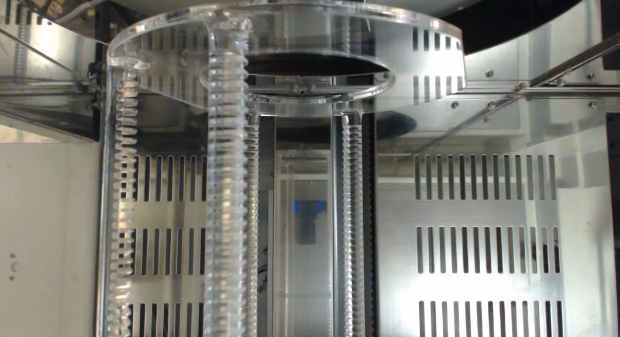
#> input picture data/calibration/sample_template.png, 620 x 337 px; its folder holds only this picture in this run
$ python -i hough_script.py   (imports and definitions only)   (older library calls are emulated)
#> lines starting #> are read from the running program, lines starting #| are printed output that depends on the picture
### src/loadpic.py
#-*- coding: utf-8 -*-

import cv2
import os


def load_allpath(path):
    res = []

    for root, dirs, files in os.walk(path):
        for file in files:
            if file[0] is '.':
                continue
            filepath = os.path.join(root, file)
            res.append(filepath)
    return res

def load_pics(dir):
    paths = load_allpath(dir)
#> further down, picture is the input picture: shape (337, 620, 3); mean B, G, R 117.8, 124.4, 124.6
    imgs = []

    for path in paths:
        imgs.append(cv2.imread(path))

    return imgs

### prev_script/hough_script.py
import cv2
from src.loadpic import load_pics
from src.visualize.visualizer_numpy import show_mbyn_images
import numpy as np


def imshow_(img):
    cv2.imshow('processing',img)
    cv2.waitKey(0)

def randomcolor():
    import random
    import math
    r = math.floor(random.random() * 255)
    g = math.floor(random.random() * 255)
    b = math.floor(random.random() * 255)

    return (r,g,b)

def drawcontour(rgb, gray):
    img2, contours, hierarchy = cv2.findContours(gray.copy(), cv2.RETR_CCOMP, cv2.CHAIN_APPROX_NONE)

    for c in contours:
        peri = cv2.arcLength(c, True)
        approx = cv2.approxPolyDP(c, 0.02 * peri, True)

        area = cv2.contourArea(c)
        x, y, w, h = cv2.boundingRect(c)
        aspectratio = float(w) / h
        height, width = gray.shape
        pick_area = w * h
        total_area = width * height
        #extent = float(pick_area) / total_area
        extent = float(area) / total_area

        #if len(approx) == 4 and (extent) > 0.005:
        if extent > 0.005:
            cv2.drawContours(rgb, [c], -1, randomcolor(), 2)
            #imshow_(img)

def gradient(img):
    img_x = cv2.Sobel(img,-1,1,0)
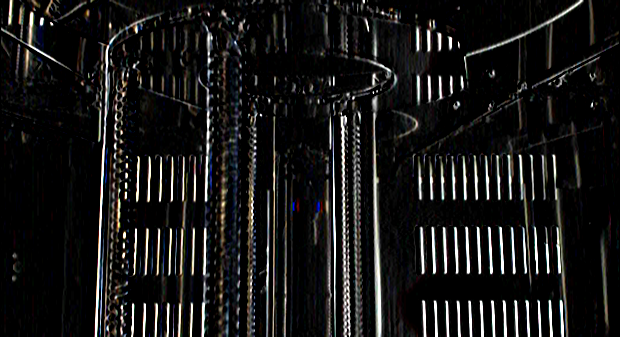
#> img_x: shape (337, 620, 3); mean B, G, R 22.6, 23.1, 23.5
    #img_xy = img_x
    img_y = cv2.Sobel(img,-1,0,1)
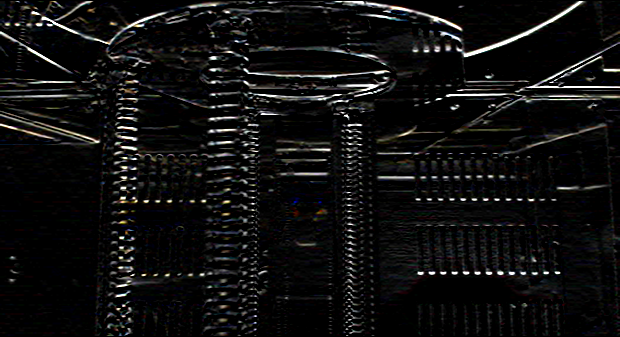
#> img_y: shape (337, 620, 3); mean B, G, R 15.7, 15.8, 16
    img_xy = np.power((np.power(img_x,2) + np.power(img_y,2)),1/2)
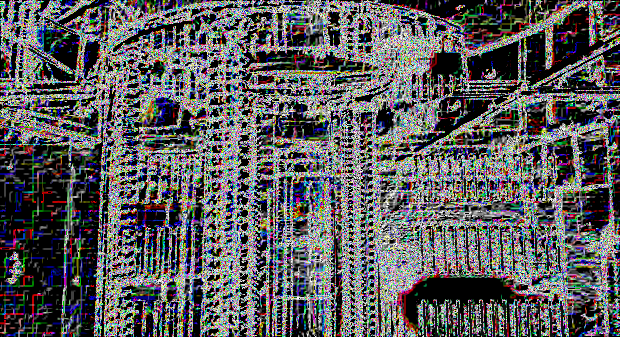
#> img_xy: shape (337, 620, 3) float64; mean B, G, R 5.79, 5.69, 5.72; drawn with min black and max white
    img_xy = cv2.normalize(img_xy.astype('uint8'), None, 0, 255, cv2.NORM_MINMAX)
    return img_xy

def threshold(img, threshold=0.65):
    img_histeq = cv2.equalizeHist(img)
    return np.multiply(img, img_histeq > 255 * threshold)


dir = "data/내려놓은후_모든사진"
imgs = load_pics(dir)
#imgs = [imgs[0]]
show_imgs = []

# [38 lines not run here, left out]

>>> import cv2
>>> picture = cv2.imread('../data/calibration/sample_template.png')
>>> result = gradient(picture)
